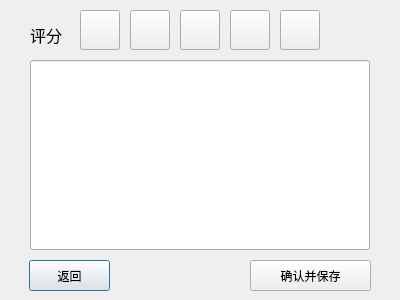
<?xml version="1.0" encoding="UTF-8"?>
<ui version="4.0">
 <class>writecomment</class>
 <widget class="QDialog" name="writecomment">
  <property name="geometry">
   <rect>
    <x>0</x>
    <y>0</y>
    <width>400</width>
    <height>300</height>
   </rect>
  </property>
  <property name="windowTitle">
   <string>Dialog</string>
  </property>
  <widget class="QPushButton" name="pushButton">
   <property name="geometry">
    <rect>
     <x>29</x>
     <y>260</y>
     <width>81</width>
     <height>31</height>
    </rect>
   </property>
   <property name="text">
    <string>返回</string>
   </property>
  </widget>
  <widget class="QPushButton" name="pushButton_2">
   <property name="geometry">
    <rect>
     <x>250</x>
     <y>260</y>
     <width>121</width>
     <height>31</height>
    </rect>
   </property>
   <property name="text">
    <string>确认并保存</string>
   </property>
  </widget>
  <widget class="QLineEdit" name="lineEdit">
   <property name="geometry">
    <rect>
     <x>30</x>
     <y>60</y>
     <width>340</width>
     <height>190</height>
    </rect>
   </property>
  </widget>
  <widget class="QLabel" name="label">
   <property name="geometry">
    <rect>
     <x>30</x>
     <y>20</y>
     <width>60</width>
     <height>30</height>
    </rect>
   </property>
   <property name="font">
    <font>
     <pointsize>12</pointsize>
    </font>
   </property>
   <property name="text">
    <string>评分</string>
   </property>
  </widget>
  <widget class="QPushButton" name="pushButton_3">
   <property name="geometry">
    <rect>
     <x>80</x>
     <y>10</y>
     <width>40</width>
     <height>40</height>
    </rect>
   </property>
   <property name="text">
    <string/>
   </property>
   <property name="icon">
    <iconset resource="resources.qrc">
     <normaloff>:/new/prefix1/images/ccc.jpg</normaloff>
     <normalon>:/new/prefix1/images/aaa1.png</normalon>:/new/prefix1/images/ccc.jpg</iconset>
   </property>
   <property name="iconSize">
    <size>
     <width>40</width>
     <height>40</height>
    </size>
   </property>
   <property name="checkable">
    <bool>true</bool>
   </property>
  </widget>
  <widget class="QPushButton" name="pushButton_4">
   <property name="geometry">
    <rect>
     <x>130</x>
     <y>10</y>
     <width>40</width>
     <height>40</height>
    </rect>
   </property>
   <property name="text">
    <string/>
   </property>
   <property name="icon">
    <iconset resource="resources.qrc">
     <normaloff>:/new/prefix1/images/ccc.jpg</normaloff>
     <normalon>:/new/prefix1/images/aaa1.png</normalon>:/new/prefix1/images/ccc.jpg</iconset>
   </property>
   <property name="iconSize">
    <size>
     <width>40</width>
     <height>40</height>
    </size>
   </property>
   <property name="checkable">
    <bool>true</bool>
   </property>
  </widget>
  <widget class="QPushButton" name="pushButton_5">
   <property name="geometry">
    <rect>
     <x>180</x>
     <y>10</y>
     <width>40</width>
     <height>40</height>
    </rect>
   </property>
   <property name="text">
    <string/>
   </property>
   <property name="icon">
    <iconset resource="resources.qrc">
     <normaloff>:/new/prefix1/images/ccc.jpg</normaloff>
     <normalon>:/new/prefix1/images/aaa1.png</normalon>:/new/prefix1/images/ccc.jpg</iconset>
   </property>
   <property name="iconSize">
    <size>
     <width>40</width>
     <height>40</height>
    </size>
   </property>
   <property name="checkable">
    <bool>true</bool>
   </property>
  </widget>
  <widget class="QPushButton" name="pushButton_6">
   <property name="geometry">
    <rect>
     <x>230</x>
     <y>10</y>
     <width>40</width>
     <height>40</height>
    </rect>
   </property>
   <property name="text">
    <string/>
   </property>
   <property name="icon">
    <iconset resource="resources.qrc">
     <normaloff>:/new/prefix1/images/ccc.jpg</normaloff>
     <normalon>:/new/prefix1/images/aaa1.png</normalon>:/new/prefix1/images/ccc.jpg</iconset>
   </property>
   <property name="iconSize">
    <size>
     <width>40</width>
     <height>40</height>
    </size>
   </property>
   <property name="checkable">
    <bool>true</bool>
   </property>
  </widget>
  <widget class="QPushButton" name="pushButton_7">
   <property name="geometry">
    <rect>
     <x>280</x>
     <y>10</y>
     <width>40</width>
     <height>40</height>
    </rect>
   </property>
   <property name="text">
    <string/>
   </property>
   <property name="icon">
    <iconset resource="resources.qrc">
     <normaloff>:/new/prefix1/images/ccc.jpg</normaloff>
     <normalon>:/new/prefix1/images/aaa1.png</normalon>:/new/prefix1/images/ccc.jpg</iconset>
   </property>
   <property name="iconSize">
    <size>
     <width>40</width>
     <height>40</height>
    </size>
   </property>
   <property name="checkable">
    <bool>true</bool>
   </property>
  </widget>
 </widget>
 <resources>
  <include location="resources.qrc"/>
 </resources>
 <connections/>
</ui>
